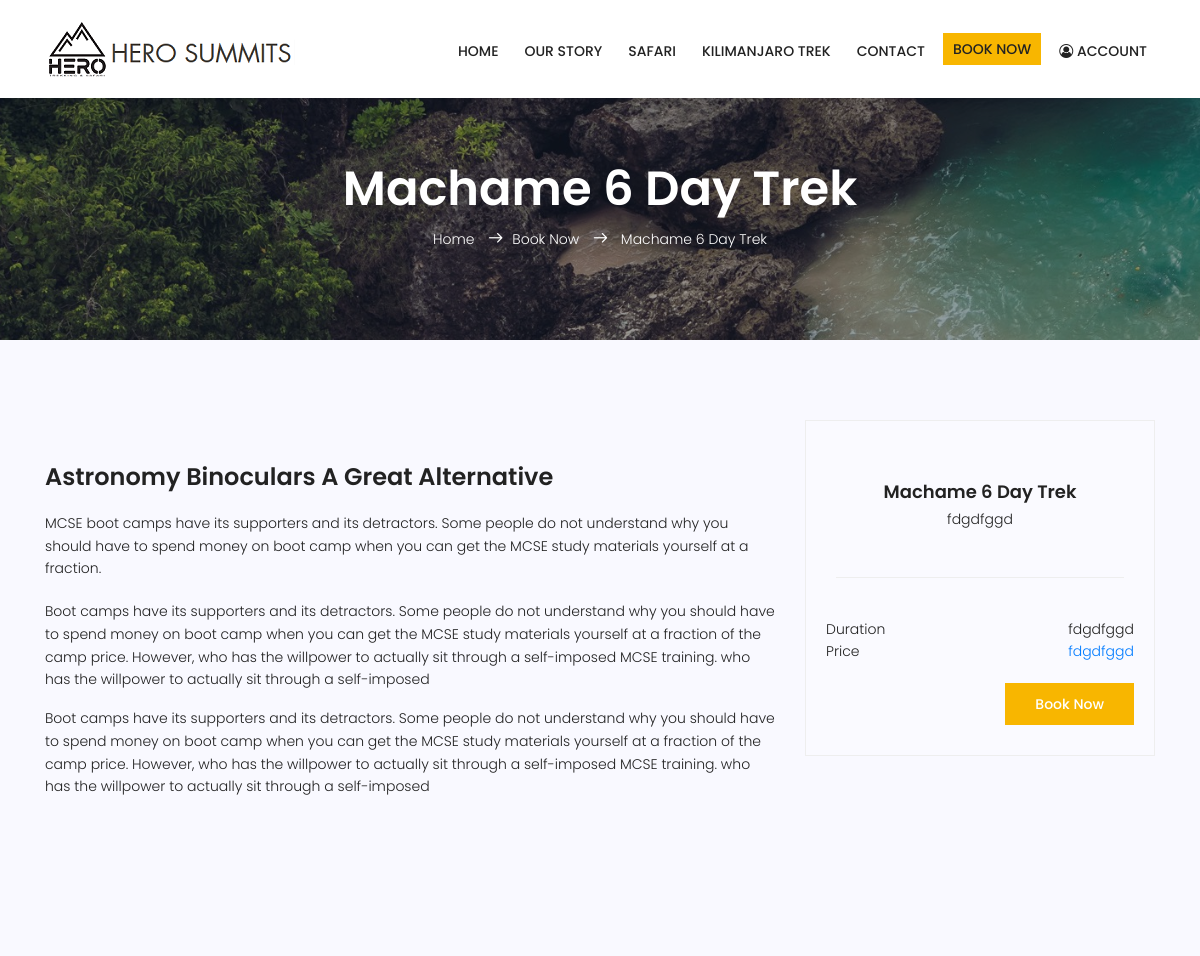
The page /index.php/Trip_book/machame_trek/2 on the database as committed earlier.
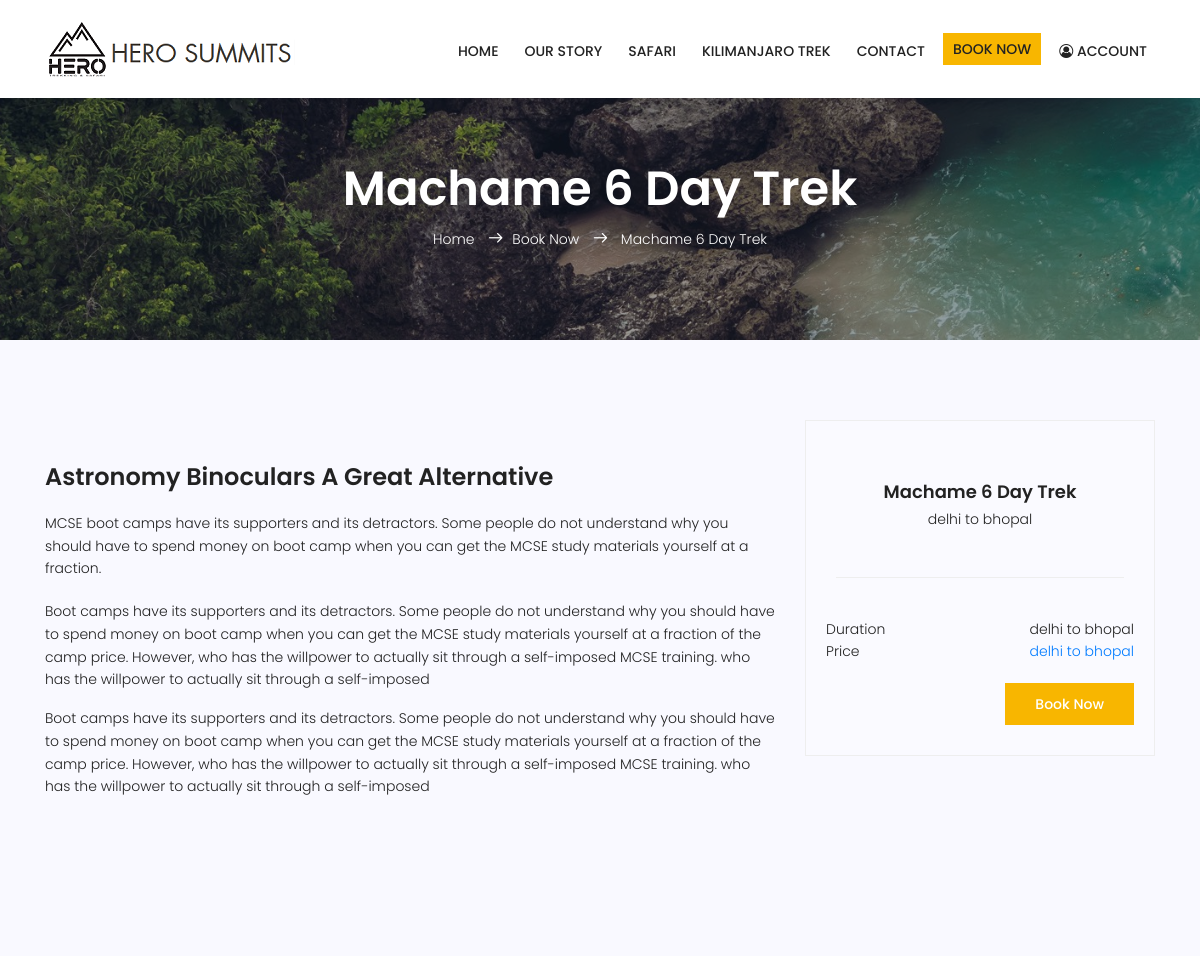
The same page on the database as committed later.
### tables this page shows
CREATE TABLE `trip_table` (
  `id` int(11) NOT NULL,
  `trip_title` varchar(255) NOT NULL,
  `trip_description` varchar(255) DEFAULT NULL,
  `trip_start_date` datetime NOT NULL,
  `trip_end_date` datetime NOT NULL,
  `start_place` varchar(255) DEFAULT NULL,
  `end_place` varchar(255) DEFAULT NULL,
  `trip_extra_date` tinyint(1) NOT NULL DEFAULT '0',
  `extra_price` int(11) DEFAULT '0',
  `person_price` varchar(255) NOT NULL,
  `image` varchar(255) DEFAULT NULL,
  `hotel_price` int(11) DEFAULT NULL,
  `day_count` varchar(255) DEFAULT NULL,
  `picup_price` int(11) DEFAULT NULL,
  `drop_off_price` int(11) DEFAULT NULL,
  `active` int(11) NOT NULL DEFAULT '1',
  `status` int(11) NOT NULL DEFAULT '1',
  `created_by` int(11) NOT NULL,
  `created_date` timestamp NOT NULL DEFAULT CURRENT_TIMESTAMP,
  `updated_date` timestamp NOT NULL DEFAULT '0000-00-00 00:00:00' ON UPDATE CURRENT_TIMESTAMP
);

### application/controllers/Trip_Book.php (called while the page is built, shortened)
<?php
class Trip_Book extends CI_Controller {
        public function __construct()
        {
                $this->load->model('Trip_Book_model');
				$this->load->library('session');
				}
   function machame_trek()
	{
                $id = $this->uri->segment(3);
           $course = $this->db->query ("select * from trip_table where id=".$id);
            $data['trip']=$course->result();
		$this->load->view('machame-6-day-trek',$data );
	}
}

### index.php (called while the page is built, shortened)
<?php
require_once BASEPATH.'core/CodeIgniter.php';

### application/views/machame-6-day-trek.php (the view, shortened to what this page needs)
<?php include('header.php'); ?>
	<section class="relative about-banner">
		<div class="overlay overlay-bg"></div>
		<div class="container">
			<div class="row d-flex align-items-center justify-content-center">
				<div class="about-content col-lg-12">
					<h1 class="text-white">
						Machame 6 Day Trek
					</h1>
					<p class="text-white link-nav"><a href="<?php echo base_url()?>">Home </a>  <span class="lnr lnr-arrow-right"></span><a href="<?php echo site_url('Wix_Controller/book')?>">Book Now </a> <span class="lnr lnr-arrow-right"></span> <a href="#"> Machame 6 Day Trek</a></p>
				</div>
			</div>
		</div>
	</section>
	<section class="post-content-area single-post-area">
		<div class="container">
			<div class="row">
				<div class="col-lg-8 posts-list">
					<div class="single-post row">
						<div class="col-lg-12">
							<div class="feature-img">
							</div>
						</div>
						<div class="col-lg-12 col-md-12">
							<h3 class="mt-20 mb-20">Astronomy Binoculars A Great Alternative</h3>
							<p class="excert">
								MCSE boot camps have its supporters and its detractors. Some people do not understand why you should have to spend money on boot camp when you can get the MCSE study materials yourself at a fraction.
							</p>
							<p>
								Boot camps have its supporters and its detractors. Some people do not understand why you should have to spend money on boot camp when you can get the MCSE study materials yourself at a fraction of the camp price. However, who has the willpower to actually sit through a self-imposed MCSE training. who has the willpower to actually sit through a self-imposed
							</p>
							<p>
								Boot camps have its supporters and its detractors. Some people do not understand why you should have to spend money on boot camp when you can get the MCSE study materials yourself at a fraction of the camp price. However, who has the willpower to actually sit through a self-imposed MCSE training. who has the willpower to actually sit through a self-imposed
							</p>
						</div>
					</div>
				</div>
				<?php foreach($trip as $row){?>
				<div class="col-lg-4 sidebar-widgets">
					<div class="widget-wrap">
						<div class="single-sidebar-widget user-info-widget">
							<a href="#"><h4>Machame 6 Day Trek</h4></a>
							<p>
								<?php echo $row->trip_title?>
							</p>
						</div>
								<div class="details" style="padding:10px 20px;">
							<ul class="package-list">
								<li class="d-flex justify-content-between align-items-center">
									<span>Duration</span>
									<span><?php echo $row->trip_title?></span>
								</li>
								<li class="d-flex justify-content-between align-items-center">
									<span>Price</span>
									<a href="#" class="price-btn"><?php echo $row->trip_title?></a>
								</li>
                                     <li class="d-flex justify-content-between align-items-center" style="margin-top:20px;">
									<a href="<?php echo site_url('Trip_book/book')."/".$row->id;?>" class="price-btn primary-btn">Book Now</a>
								</li>
							</ul>
						</div>
							<?php }?>
					</div>
				</div>
			</div>
		</div>
	</section>

Rows that differ between the two databases and show on the page:
removed trip_table: trip_title "fdgdfggd"
added trip_table: trip_title "delhi to bhopal"
